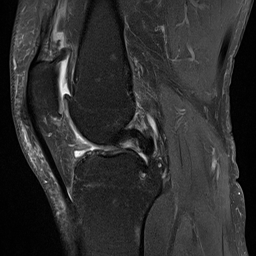
#> input picture Volumetric/Reconstructed_images_whole/original_17.bmp, 256 x 256 px, found by its file name
$ python Image_printing.py
#> lines starting #> are read from the running program, lines starting #| are printed output that depends on the picture
import numpy as np
import matplotlib.pyplot as plt
from PIL import Image
import os

##fenerate a comparison figure of of the original, resonstructed, and difference images for a given slice number
slice_number = 17

original_image = Image.open(f"Volumetric/Reconstructed_images_whole/original_{slice_number}.bmp")
#> original_image is the input picture: PIL image 256x256 RGB; min 0, max 255, mean 46.4
reconstructed_image = Image.open(f"Volumetric/Reconstructed_images_whole/reconstructed_{slice_number}.bmp")
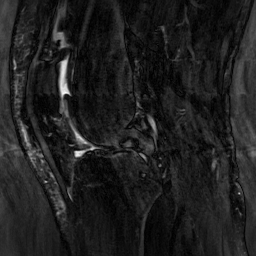
#> input picture Volumetric/Reconstructed_images_whole/reconstructed_17.bmp, 256 x 256 px, found by its file name
#> reconstructed_image is the input picture: PIL image 256x256 RGB; min 0, max 255, mean 31.9
difference_image = Image.open(f"Volumetric/Difference_images/difference_{slice_number}.bmp")
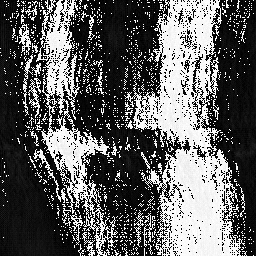
#> input picture Volumetric/Difference_images/difference_17.bmp, 256 x 256 px, found by its file name
#> difference_image is the input picture: PIL image 256x256 RGB; min 0, max 255, mean 94.4
sampling_mask = Image.open(f"Volumetric/sampling_mask.png")
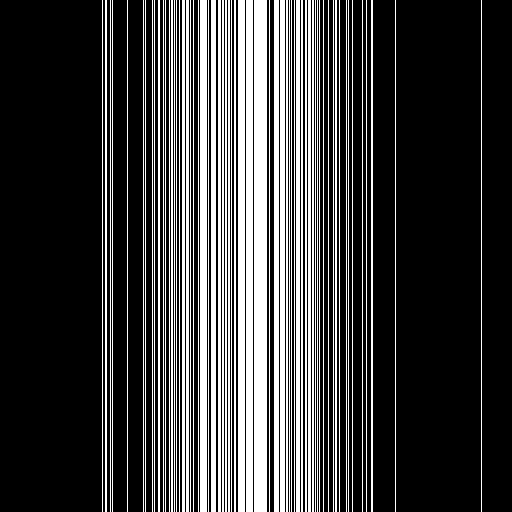
#> input picture Volumetric/sampling_mask.png, 512 x 512 px, found by its file name
#> sampling_mask is the input picture: PIL image 512x512 RGBA; mean R, G, B, A 63.8, 63.8, 63.8, 255


if not os.path.exists("Volumetric/Comparison_figures"):
    os.makedirs("Volumetric/Comparison_figures")

fig, axs = plt.subplots(1, 3, figsize=(15, 5))
axs[0].imshow(original_image, cmap='gray')
axs[0].set_title('Original Image')
axs[0].axis('off')
axs[1].imshow(reconstructed_image, cmap='gray')
axs[1].set_title('Reconstructed Image')
axs[1].axis('off')
axs[2].imshow(difference_image, cmap='gray')
axs[2].set_title('Difference Image')
axs[2].axis('off')
plt.savefig(f"Volumetric/Comparison_figures/comparison_{slice_number}.png")
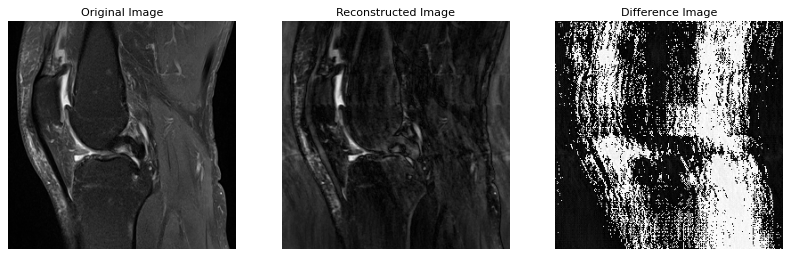
#> figure drawn by matplotlib, 3 panels
plt.show()
plt.close()

fig, axs = plt.subplots(2, 2, figsize=(10, 10))
axs[0, 0].imshow(original_image, cmap='gray')
axs[0, 0].set_title('Original Image')
axs[0, 0].axis('off')
axs[0, 1].imshow(reconstructed_image, cmap='gray')
axs[0, 1].set_title('Reconstructed Image from 75% Sampled k-space')
axs[0, 1].axis('off')
axs[1, 0].imshow(difference_image, cmap='gray')
axs[1, 0].set_title('Difference Image')
axs[1, 0].axis('off')
axs[1, 1].imshow(sampling_mask, cmap='gray')
axs[1, 1].set_title('Sampling Mask')
axs[1, 1].axis('off')
plt.savefig(f"Volumetric/Comparison_figures/comparison_with_mask_{slice_number}.png")
plt.show()
plt.close()
